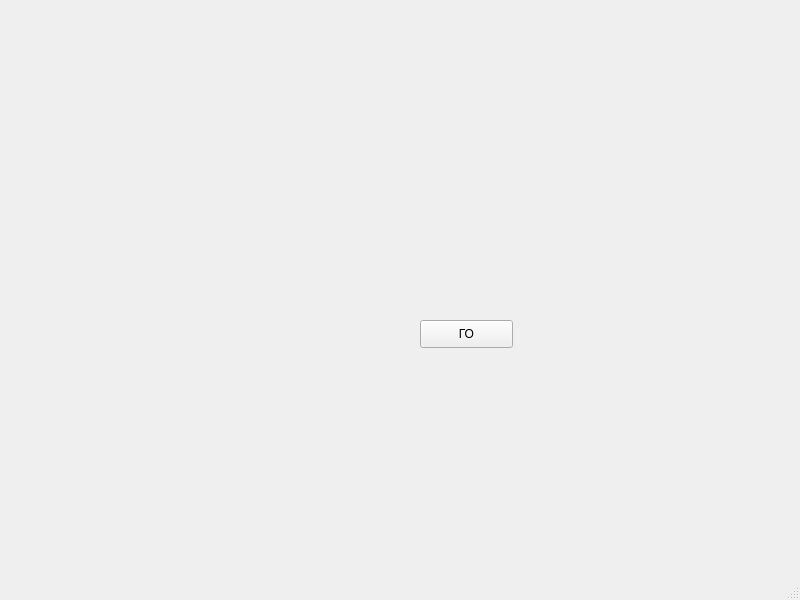
<?xml version="1.0" encoding="UTF-8"?>
<ui version="4.0">
 <class>MainWindow</class>
 <widget class="QMainWindow" name="MainWindow">
  <property name="geometry">
   <rect>
    <x>0</x>
    <y>0</y>
    <width>800</width>
    <height>600</height>
   </rect>
  </property>
  <property name="windowTitle">
   <string>MainWindow</string>
  </property>
  <widget class="QWidget" name="centralwidget">
   <widget class="QPushButton" name="go_Button">
    <property name="geometry">
     <rect>
      <x>420</x>
      <y>320</y>
      <width>93</width>
      <height>28</height>
     </rect>
    </property>
    <property name="text">
     <string>ГО</string>
    </property>
   </widget>
  </widget>
  <widget class="QMenuBar" name="menubar">
   <property name="geometry">
    <rect>
     <x>0</x>
     <y>0</y>
     <width>800</width>
     <height>26</height>
    </rect>
   </property>
  </widget>
  <widget class="QStatusBar" name="statusbar"/>
 </widget>
 <resources/>
 <connections/>
</ui>
